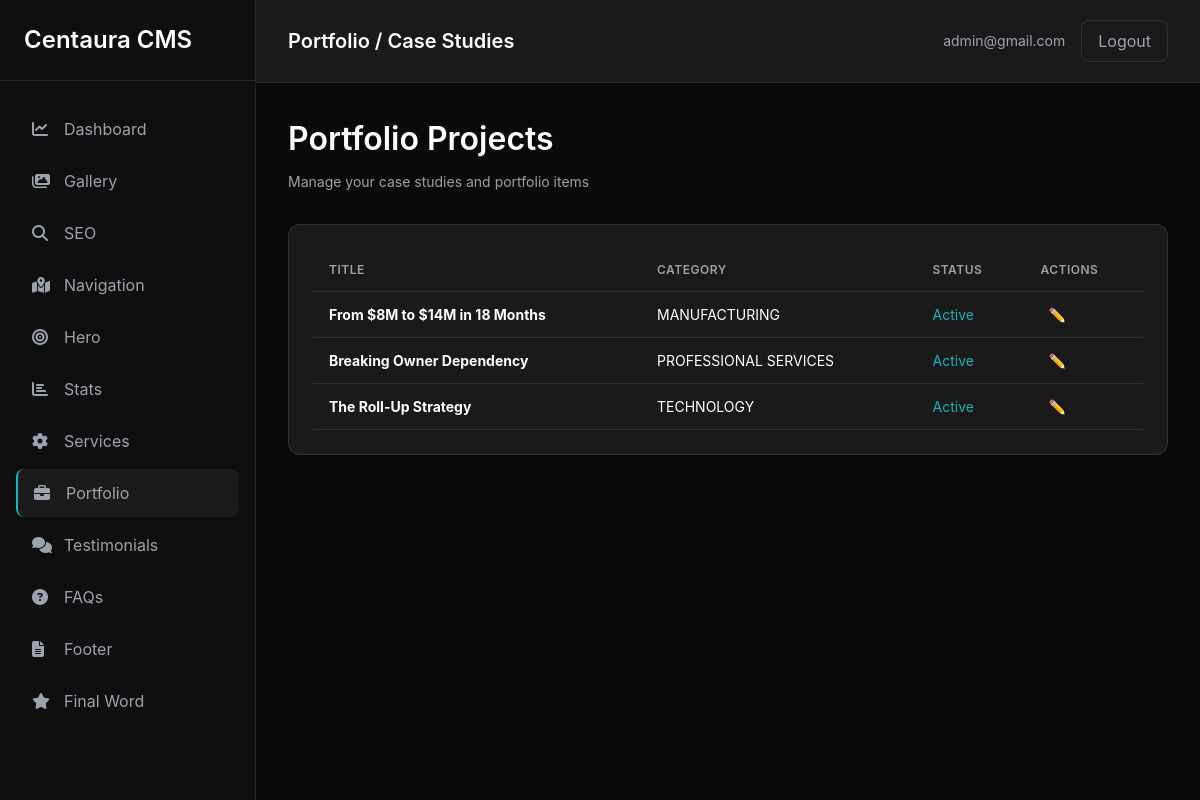
The app's page /dashboard/portfolio/ (signed in) with its own data.
### content/models.py (models this page shows, shortened)
class PortfolioProject(models.Model):
    title = models.CharField(max_length=200)
    description = models.TextField()
    image_url = models.URLField(blank=True, null=True)
    category = models.CharField(max_length=100, blank=True, null=True)
    is_active = models.BooleanField(default=True)
    sort_order = models.IntegerField(default=0)
    content = models.JSONField(default=dict, blank=True)
    created_at = models.DateTimeField(auto_now_add=True)
    updated_at = models.DateTimeField(auto_now=True)
    class Meta:
        verbose_name = 'Portfolio Project'
        verbose_name_plural = 'Portfolio Projects'
        ordering = ['sort_order', 'created_at']

### dashboard/views.py (the view)
# urls.py: path('portfolio/', views.portfolio_list, name='portfolio_list'),
@login_required
def portfolio_list(request):
    projects = PortfolioProject.objects.all().order_by('sort_order')
    return render(request, 'dashboard/portfolio/list.html', {'projects': projects})

### dashboard/templates/dashboard/portfolio/list.html (shortened to what this page needs)
{% extends 'dashboard/base.html' %}
{% block page_title %}Portfolio / Case Studies{% endblock %}
{% block content %}
<div class="page-header">
    <h2 class="page-header-title">Portfolio Projects</h2>
    <p class="page-header-subtitle">Manage your case studies and portfolio items</p>
</div>
<div class="card">
    {% if projects %}
    <table class="table">
        <thead>
            <tr>
                <th>Title</th>
                <th>Category</th>
                <th>Status</th>
                <th>Actions</th>
            </tr>
        </thead>
        <tbody>
            {% for project in projects %}
            <tr>
                <td><strong>{{ project.title }}</strong></td>
                <td>{{ project.category|default:'—' }}</td>
                <td>
                    {% if project.is_active %}
                    <span style="color: var(--accent-cyan);">Active</span>
                    {% else %}
                    <span class="text-muted">Inactive</span>
                    {% endif %}
                </td>
                <td>
                    <a href="#" class="btn-icon" title="Edit">✏️</a>
                </td>
            </tr>
            {% endfor %}
        </tbody>
    </table>
    {% else %}
    <p class="text-muted">No portfolio projects yet.</p>
    {% endif %}
</div>
{% endblock %}

### dashboard/templates/dashboard/base.html (shortened to what this page needs)
<!DOCTYPE html>
<html lang="en">
<head>
    <script src="https://cdn.tailwindcss.com"></script>
    <link href="https://cdnjs.cloudflare.com/ajax/libs/font-awesome/6.5.0/css/all.min.css" rel="stylesheet"/>
    {% load static %}
    <link rel="stylesheet" href="{% static 'dashboard/css/dashboard.css' %}">
</head>
<body class="bg-dark-bg text-white">
    <div class="flex min-h-screen">
        <aside class="w-64 bg-dark-sidebar border-r border-white/10 fixed h-screen overflow-y-auto">
            <div class="p-6 border-b border-white/10 mb-6">
                <h2 class="text-2xl font-semibold text-white">Centaura CMS</h2>
            </div>
            <nav>
                <ul class="space-y-1 px-4">
                    <li>
                        <a href="{% url 'dashboard:home' %}" class="flex items-center gap-3 px-4 py-3 rounded-lg text-gray-400 hover:bg-white/5 hover:text-white transition-colors ">
                            <i class="fas fa-chart-line w-5"></i>
                            <span>Dashboard</span>
                        </a>
                    </li>
                    <li>
                        <a href="{% url 'dashboard:gallery' %}" class="flex items-center gap-3 px-4 py-3 rounded-lg text-gray-400 hover:bg-white/5 hover:text-white transition-colors ">
                            <i class="fas fa-images w-5"></i>
                            <span>Gallery</span>
                        </a>
                    </li>
                    <li>
                        <a href="{% url 'dashboard:seo_edit' %}" class="flex items-center gap-3 px-4 py-3 rounded-lg text-gray-400 hover:bg-white/5 hover:text-white transition-colors ">
                            <i class="fas fa-search w-5"></i>
                            <span>SEO</span>
                        </a>
                    </li>
                    <li>
                        <a href="{% url 'dashboard:navigation_edit' %}" class="flex items-center gap-3 px-4 py-3 rounded-lg text-gray-400 hover:bg-white/5 hover:text-white transition-colors ">
                            <i class="fas fa-map-marked-alt w-5"></i>
                            <span>Navigation</span>
                        </a>
                    </li>
                    <li>
                        <a href="{% url 'dashboard:hero_edit' %}" class="flex items-center gap-3 px-4 py-3 rounded-lg text-gray-400 hover:bg-white/5 hover:text-white transition-colors ">
                            <i class="fas fa-bullseye w-5"></i>
                            <span>Hero</span>
                        </a>
                    </li>
                    <li>
                        <a href="{% url 'dashboard:stats_list' %}" class="flex items-center gap-3 px-4 py-3 rounded-lg text-gray-400 hover:bg-white/5 hover:text-white transition-colors ">
                            <i class="fas fa-chart-bar w-5"></i>
                            <span>Stats</span>
                        </a>
                    </li>
                    <li>
                        <a href="{% url 'dashboard:services_list' %}" class="flex items-center gap-3 px-4 py-3 rounded-lg text-gray-400 hover:bg-white/5 hover:text-white transition-colors ">
                            <i class="fas fa-cog w-5"></i>
                            <span>Services</span>
                        </a>
                    </li>
                    <li>
                        <a href="{% url 'dashboard:portfolio_list' %}" class="flex items-center gap-3 px-4 py-3 rounded-lg text-gray-400 hover:bg-white/5 hover:text-white transition-colors {% if 'portfolio' in request.resolver_match.url_name %}bg-white/5 text-accent-cyan border-l-2 border-accent-cyan{% endif %}">
                            <i class="fas fa-briefcase w-5"></i>
                            <span>Portfolio</span>
                        </a>
                    </li>
                    <li>
                        <a href="{% url 'dashboard:testimonials_list' %}" class="flex items-center gap-3 px-4 py-3 rounded-lg text-gray-400 hover:bg-white/5 hover:text-white transition-colors ">
                            <i class="fas fa-comments w-5"></i>
                            <span>Testimonials</span>
                        </a>
                    </li>
                    <li>
                        <a href="{% url 'dashboard:faqs_list' %}" class="flex items-center gap-3 px-4 py-3 rounded-lg text-gray-400 hover:bg-white/5 hover:text-white transition-colors ">
                            <i class="fas fa-question-circle w-5"></i>
                            <span>FAQs</span>
                        </a>
                    </li>
                    <li>
                        <a href="{% url 'dashboard:footer_edit' %}" class="flex items-center gap-3 px-4 py-3 rounded-lg text-gray-400 hover:bg-white/5 hover:text-white transition-colors ">
                            <i class="fas fa-file-alt w-5"></i>
                            <span>Footer</span>
                        </a>
                    </li>
                    <li>
                        <a href="{% url 'dashboard:final_word_edit' %}" class="flex items-center gap-3 px-4 py-3 rounded-lg text-gray-400 hover:bg-white/5 hover:text-white transition-colors ">
                            <i class="fas fa-star w-5"></i>
                            <span>Final Word</span>
                        </a>
                    </li>
                </ul>
            </nav>
        </aside>
        <main class="flex-1 ml-64 flex flex-col">
            <header class="bg-dark-card border-b border-white/10 px-8 py-5 flex justify-between items-center">
                <h1 class="text-xl font-semibold text-white">{% block page_title %}Dashboard{% endblock %}</h1>
                <div class="flex items-center gap-4">
                    <span class="text-gray-400 text-sm">{{ user.username }}</span>
                    <a href="{% url 'dashboard:logout' %}" class="px-4 py-2 bg-transparent border border-white/10 text-gray-400 rounded-lg hover:bg-white/5 hover:text-white transition-colors">Logout</a>
                </div>
            </header>
            <div class="flex-1 p-8 bg-dark-bg">
                {% block content %}{% endblock %}
            </div>
        </main>
    </div>
</body>
</html>

### dashboard/static/dashboard/css/dashboard.css (style rules this page uses)
:root { --bg-dark: #0a0a0a; --bg-card: #1a1a1a; --bg-sidebar: #0f0f0f; --text-primary: #ffffff; --text-secondary: #a0a0a0; --text-muted: #6b6b6b; --accent-cyan: #19b2bc; --accent-orange: #ff7e2e; --border-color: rgba(255, 255, 255, 0.1); --hover-bg: rgba(255, 255, 255, 0.05); }
* { margin: 0; padding: 0; box-sizing: border-box; }
body { font-family: -apple-system, BlinkMacSystemFont, 'Segoe UI', 'Roboto', 'Oxygen', 'Ubuntu', 'Cantarell', sans-serif; background: var(--bg-dark); color: var(--text-primary); line-height: 1.6; }
.page-header { margin-bottom: 32px; }
.page-header-title { font-size: 32px; font-weight: 600; color: var(--text-primary); margin-bottom: 8px; }
.page-header-subtitle { color: var(--text-secondary); font-size: 14px; }
.card { background: var(--bg-card); border: 1px solid var(--border-color); border-radius: 12px; padding: 24px; margin-bottom: 24px; }
.btn-icon { padding: 8px; background: transparent; border: none; color: var(--text-secondary); cursor: pointer; border-radius: 6px; transition: all 0.2s; }
.table { width: 100%; border-collapse: collapse; }
.table th, .table td { padding: 12px 16px; text-align: left; border-bottom: 1px solid var(--border-color); }
.table th { color: var(--text-secondary); font-size: 12px; font-weight: 600; text-transform: uppercase; letter-spacing: 0.5px; }
.table td { color: var(--text-primary); font-size: 14px; }
.flex { display: flex; }
.items-center { align-items: center; }
.justify-between { justify-content: space-between; }

### records on screen
PortfolioProject: title "From $8M to $14M in 18 Months", category "MANUFACTURING", is_active "Active"
PortfolioProject: title "Breaking Owner Dependency", category "PROFESSIONAL SERVICES", is_active "Active"
PortfolioProject: title "The Roll-Up Strategy", category "TECHNOLOGY", is_active "Active"

### other values on screen
{{ user.username }} "admin@gmail.com"
